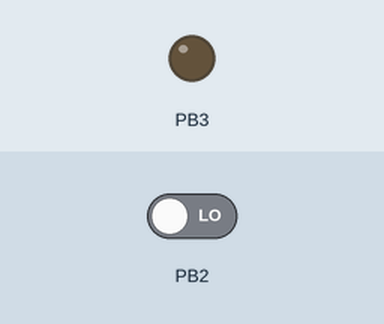
This sketch was run on a simulated ATtiny85, built with avr-gcc and run on an emulated ATtiny85. On the bench: output pins drawn as LEDs (lit = HIGH). The test bench sets the inputs (shaded band); at power-on: PB2 LOW. What the sketch prints to the serial monitor is not drawn.

Above: at 1.2 s.
1.3 s: PB2 driven HIGH
At 2.4 s:
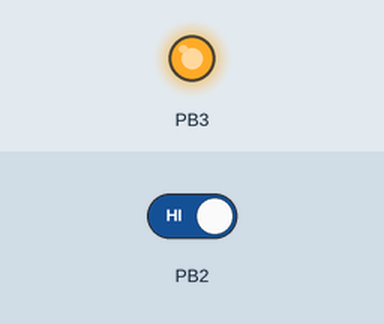
Timing chart, 0 to 4.3 s (numbered marks = the images above; inputs shaded):
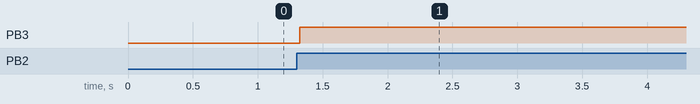

The sketch:

led_3seg.ino
```cpp
void setup() {
  // put your setup code here, to run once:
  pinMode(2, INPUT);
  pinMode(3, OUTPUT);
  Serial.begin(9600);
}

int count = 0;
int key_down = 0;
int led_type = 0;

void loop() {
  // put your main code here, to run repeatedly:
  int val = digitalRead(2);

  Serial.println(led_type);

  if (val == 1)
  {
    count++;
  }
  else
  {
    key_down = 0;
    count = 0;
  }

  if (count >= 50 && key_down == 0)
  {
    key_down = 1;
    led_type++;

    if (led_type > 2)
    {
      led_type = 0;
    }
  }

  if (led_type == 0)
  {
    analogWrite(3, 0);
  }
  else if (led_type == 1)
  {
    analogWrite(3, 128);
  }
  else
  {
    analogWrite(3, 255);
  }
}
```

Measured:
- after the input at 1.3 s, PB3: LOW → HIGH at once
